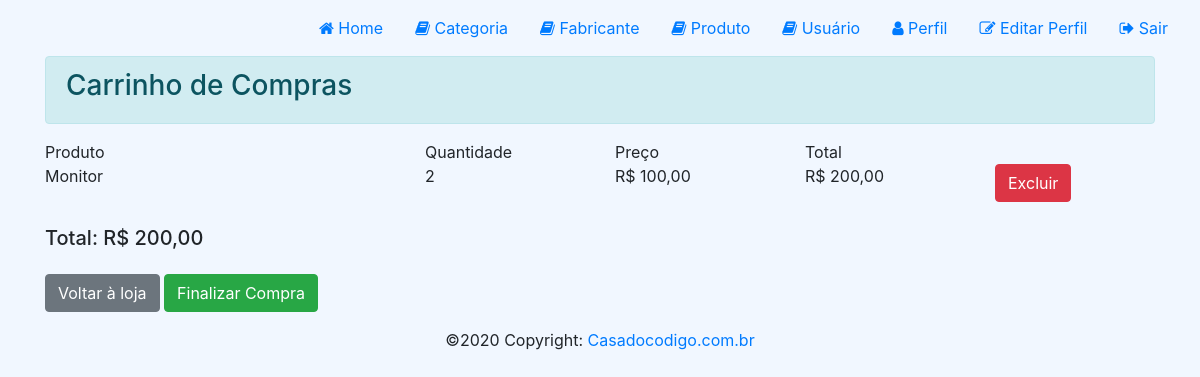
Screenshot of /carrinho/ (signed in) with the database file from the repository.
### loja/models/Carrinho.py (models this page shows, shortened)
class CarrinhoItem(models.Model):
    criado_em = models.DateTimeField(auto_now_add=True)
    carrinho = models.ForeignKey(Carrinho, null=True, related_name='itens',
                                 on_delete=models.SET_NULL)
    produto = models.ForeignKey(Produto, null=True, related_name='carrinhos',
                                on_delete=models.SET_NULL)
    quantidade = models.PositiveIntegerField()
    preco = models.DecimalField(max_digits=8, decimal_places=2)
    @property
    def total(self):
        return self.quantidade * self.preco
    def __str__(self):
        return '{}'.format(self.produto)

class Carrinho(models.Model):
    criado_em = models.DateTimeField(auto_now_add=True)
    user = models.ForeignKey(User, null=True, related_name='carrinhos',
                             on_delete=models.SET_NULL)
    situacao = models.PositiveIntegerField(default=0)
    confirmado_em = models.DateTimeField(null=True, blank=True)
    @property
    def total(self):
        return sum(item.quantidade * item.preco for item in self.itens.all())

### loja/models/Produto.py (models this page shows)
class Produto(models.Model):
    Produto = models.CharField(null=False, max_length=100)
    destaque = models.BooleanField(default=True)
    promocao = models.BooleanField(default=True)
    msgPromocao = models.CharField(null=True, max_length=100)
    preco = models.DecimalField(max_digits=8, decimal_places=2)
    categoria = models.ForeignKey(Categoria, null=True,
    related_name='categoria', on_delete=models.SET_NULL)
    fabricante = models.ForeignKey(Fabricante, null=True,
    related_name='fabricante', on_delete=models.SET_NULL)
    msgPromocao = models.CharField(null=True, max_length=100,
blank=True)
    criado_em = models.DateTimeField(auto_now_add=True)
    alterado_em = models.DateTimeField(auto_now=True)
    image = models.ImageField(null=True, blank=True)
    def __str__(self):
        return '{}'.format(self.Produto)

### loja/views/CarrinhoView.py (the view)
def list_carrinho_view(request):
    print('list_carrinho_view')
    carrinho_id = request.session.get('carrinho_id')
    carrinho = None
    if carrinho_id:
        print('carrinho: ' + str(carrinho_id))
        carrinho = Carrinho.objects.filter(id=carrinho_id).first()
        print('Data do carrinho ' + str(carrinho.criado_em))
        itens = CarrinhoItem.objects.filter(carrinho_id=carrinho_id)
        if itens:
            print('itens de carrinho encontrado: ' + str(itens))
        context = {
            'carrinho': carrinho,
            'itens': itens
        }
        return render(request, 'carrinho/carrinho-listar.html', context=context)

### loja/templates/carrinho/carrinho-listar.html (shortened to what this page needs)
{% extends 'base.html' %}
{% load static %}
{% block styles %}
<link rel="stylesheet" href="{% static 'css/home.css' %}">
{% endblock %}
{% block content %}
<div id="content">
<div class="container">
<div class="alert alert-info">
    <h3>Carrinho de Compras</h3>
</div>
<div class="row">
    <a class="col-md-4">Produto</a>
    <a class="col-md-2">Quantidade</a>
    <a class="col-md-2">Preço</a>
    <a class="col-md-2">Total</a>
</div>
{% if itens %}
    {% for item in itens %}
    <div class="row">
        <a class="col-md-4">{{ item.produto.Produto }}</a>
        <a class="col-md-2">{{ item.quantidade }}</a>
        <a class="col-md-2">R$ {{ item.preco|floatformat:2 }}</a>
        <a class="col-md-2">R$ {{ item.total }}</a>
        <a class="col-md-2">
            <form method="POST" action="{% url 'remover_carrinhoitem' item.id %}" style="display:inline;">
                <button type="submit" class="btn btn-danger">Excluir</button>
            </form>
        </a>
    </div>
    {% endfor %}
    <h5 class="mt-4">Total: R$ {{ carrinho.total|floatformat:2 }}</h5>
    <div class="mt-4">
        <a href="{% url 'home' %}" class="btn btn-secondary">Voltar à loja</a>
        <a href="{% url 'confirmar_carrinho' %}" class="btn btn-success">Finalizar Compra</a>
    </div>
{% else %}
    <div class="alert alert-warning mt-4">
        Seu carrinho está vazio.
    </div>
    <a href="{% url 'home' %}" class="btn btn-primary mt-3">Ir à loja</a>
{% endif %}
</div>
{% endblock %}

### loja/static/css/home.css (style rules this page uses)
body { background-color: #f1f7ff; }

### rows the page displays
CarrinhoItem: produto.Produto "Monitor", quantidade "2", preco "100,00", total "200,00"
Carrinho: total "200,00"
